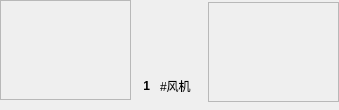
<?xml version="1.0" encoding="UTF-8"?>
<ui version="4.0">
 <class>DeodorationFan</class>
 <widget class="QWidget" name="DeodorationFan">
  <property name="geometry">
   <rect>
    <x>0</x>
    <y>0</y>
    <width>339</width>
    <height>110</height>
   </rect>
  </property>
  <property name="windowTitle">
   <string>Form</string>
  </property>
  <widget class="QFrame" name="valve_frame_1">
   <property name="geometry">
    <rect>
     <x>0</x>
     <y>0</y>
     <width>131</width>
     <height>100</height>
    </rect>
   </property>
   <property name="frameShape">
    <enum>QFrame::StyledPanel</enum>
   </property>
   <property name="frameShadow">
    <enum>QFrame::Raised</enum>
   </property>
   <widget class="QWidget" name="verticalLayoutWidget">
    <property name="geometry">
     <rect>
      <x>0</x>
      <y>0</y>
      <width>191</width>
      <height>101</height>
     </rect>
    </property>
    <layout class="QVBoxLayout" name="verticalLayout_1">
     <property name="spacing">
      <number>0</number>
     </property>
     <property name="sizeConstraint">
      <enum>QLayout::SetDefaultConstraint</enum>
     </property>
    </layout>
   </widget>
  </widget>
  <widget class="QLabel" name="fan_label">
   <property name="geometry">
    <rect>
     <x>131</x>
     <y>9</y>
     <width>77</width>
     <height>60</height>
    </rect>
   </property>
   <property name="sizePolicy">
    <sizepolicy hsizetype="Expanding" vsizetype="Expanding">
     <horstretch>0</horstretch>
     <verstretch>0</verstretch>
    </sizepolicy>
   </property>
   <property name="text">
    <string/>
   </property>
   <property name="pixmap">
    <pixmap resource="src.qrc">:/image/new/red_fan_closed.png</pixmap>
   </property>
  </widget>
  <widget class="QFrame" name="valve_frame_2">
   <property name="geometry">
    <rect>
     <x>208</x>
     <y>2</y>
     <width>131</width>
     <height>100</height>
    </rect>
   </property>
   <property name="frameShape">
    <enum>QFrame::StyledPanel</enum>
   </property>
   <property name="frameShadow">
    <enum>QFrame::Raised</enum>
   </property>
   <widget class="QWidget" name="verticalLayoutWidget_2">
    <property name="geometry">
     <rect>
      <x>0</x>
      <y>0</y>
      <width>191</width>
      <height>101</height>
     </rect>
    </property>
    <layout class="QVBoxLayout" name="verticalLayout_2">
     <property name="spacing">
      <number>0</number>
     </property>
     <property name="sizeConstraint">
      <enum>QLayout::SetNoConstraint</enum>
     </property>
    </layout>
   </widget>
  </widget>
  <widget class="QLabel" name="label">
   <property name="geometry">
    <rect>
     <x>160</x>
     <y>80</y>
     <width>35</width>
     <height>12</height>
    </rect>
   </property>
   <property name="text">
    <string>#风机</string>
   </property>
  </widget>
  <widget class="QLabel" name="fanIndexLabel">
   <property name="geometry">
    <rect>
     <x>130</x>
     <y>80</y>
     <width>20</width>
     <height>12</height>
    </rect>
   </property>
   <property name="font">
    <font>
     <weight>75</weight>
     <bold>true</bold>
    </font>
   </property>
   <property name="text">
    <string>1</string>
   </property>
   <property name="alignment">
    <set>Qt::AlignRight|Qt::AlignTrailing|Qt::AlignVCenter</set>
   </property>
  </widget>
  <widget class="QLabel" name="fanRotationLabel">
   <property name="enabled">
    <bool>true</bool>
   </property>
   <property name="geometry">
    <rect>
     <x>150</x>
     <y>150</y>
     <width>20</width>
     <height>20</height>
    </rect>
   </property>
   <property name="autoFillBackground">
    <bool>true</bool>
   </property>
   <property name="text">
    <string/>
   </property>
   <property name="alignment">
    <set>Qt::AlignCenter</set>
   </property>
  </widget>
 </widget>
 <resources>
  <include location="src.qrc"/>
 </resources>
 <connections/>
</ui>
